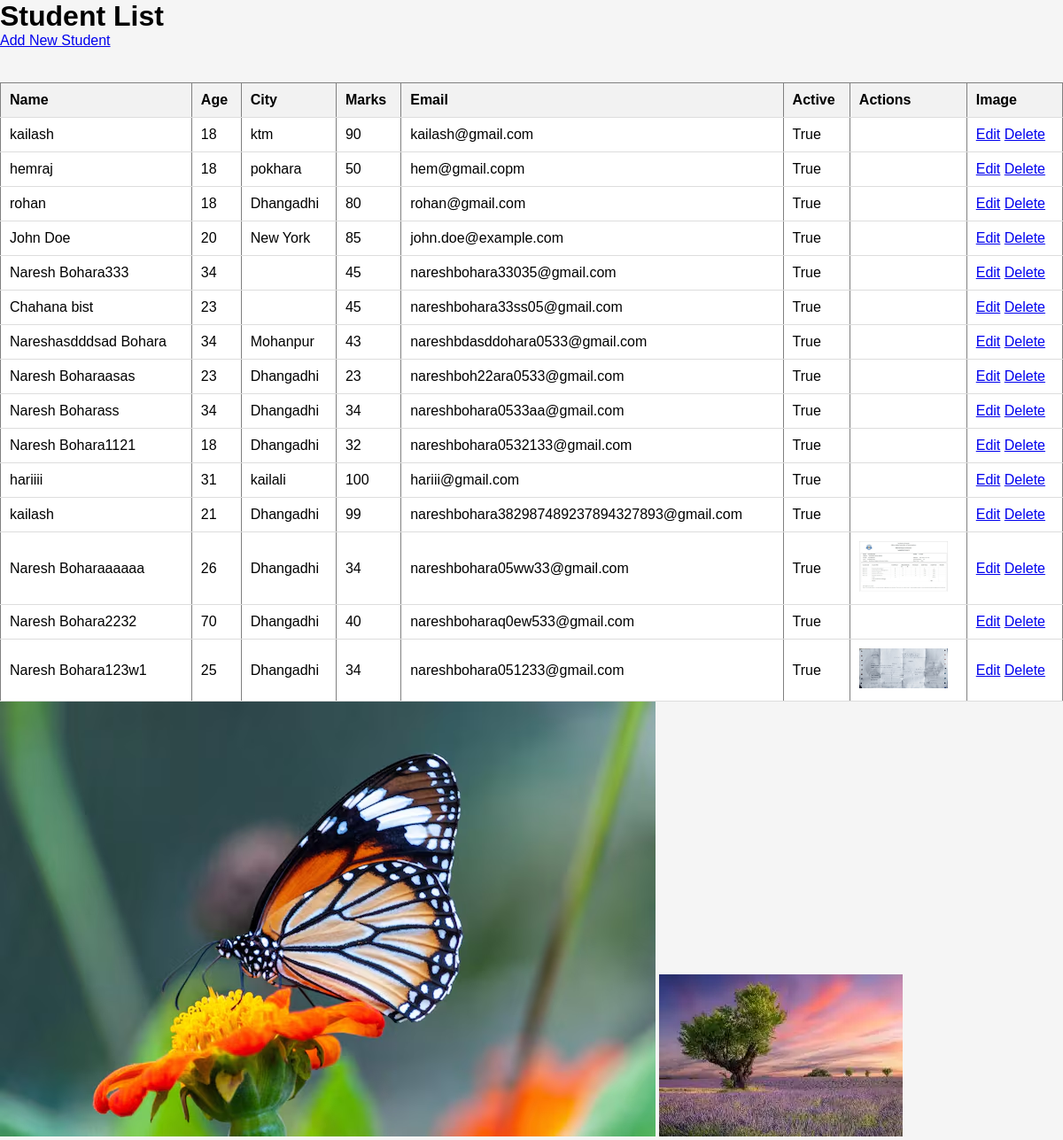
/home/, run on the app's committed database.
### myapp/models.py (models this page shows, shortened)
class Students(models.Model):
    name = models.CharField(max_length=100, null=True, blank=True)
    age = models.IntegerField(default=18)
    city = models.CharField(max_length=100)
    image = models.ImageField(upload_to='students/', null=True, blank=True)
    marks = models.IntegerField()
    email  = models.EmailField(max_length=100, unique=True)
    is_active = models.BooleanField(default=True)

### myapp/views.py (the view)
# urls.py: path('home/', views.home, name="home"),
def home(request):
    students = Students.objects.filter(age__gt=17)
    context = {'students': students}
    return render(request, 'home.html', context)

### templates/home.html (shortened to what this page needs)
{% load static %}
<!DOCTYPE html>
<html lang="en">
<head>
    <link rel="stylesheet" href="{% static 'css/index.css' %}">
</head>
<body>
<h1>Student List</h1>
<a href="http://127.0.0.1:8000/form/">Add New Student</a><br><br>
<table border="1">
    <tr>
        <th>Name</th>
        <th>Age</th>
        <th>City</th>
        <th>Marks</th>
        <th>Email</th>
        <th>Active</th>
        <th>Actions</th>
        <th>Image</th>
    </tr>
    {% for student in students %}
    <tr>
        <td>{{ student.name }}</td>
        <td>{{ student.age }}</td>
        <td>{{ student.city }}</td>
        <td>{{ student.marks }}</td>
        <td>{{ student.email }}</td>
        <td>{{ student.is_active }}</td>
      <td>
          {% if student.image %}
        <img src="{{ student.image.url }}" alt="Student Image" width="100">
        {% endif %}
      </td>
        <td>
            <a href="{% url 'edit_student' student.id %}">Edit</a>
            <a href="{% url 'delete_student' student.id %}">Delete</a>
        </td>
    </tr>
    {% endfor %}
</table>
<img src="{% static 'images/img_3.avif' %}" alt="">
<img src="{% static "images/img_a.webp" %}" alt="">
</body>
</html>

### static/css/index.css (style rules this page uses)
* { margin:0; padding:0; box-sizing:border-box; }
body { font-family: 'Poppins', sans-serif; background-color: #f5f5f5; }
table { width:100%; border-collapse:collapse; margin-top:20px; }
th, td { padding:10px; text-align:left; border-bottom:1px solid #ddd; }
th { background-color:#f2f2f2; }
td { background-color:#fff; }

### data on the page
Students: name "kailash", age "18", city "ktm", marks "90", email "kailash@gmail.com", is_active "True"
Students: name "hemraj", age "18", city "pokhara", marks "50", email "hem@gmail.copm", is_active "True"
Students: name "rohan", age "18", city "Dhangadhi", marks "80", email "rohan@gmail.com", is_active "True"
Students: name "John Doe", age "20", city "New York", marks "85", email "john.doe@example.com", is_active "True"
Students: name "Naresh Bohara333", age "34", marks "45", email "nareshbohara33035@gmail.com", is_active "True"
Students: name "Chahana bist", age "23", marks "45", email "nareshbohara33ss05@gmail.com", is_active "True"
Students: name "Nareshasdddsad Bohara", age "34", city "Mohanpur", marks "43", email "nareshbdasddohara0533@gmail.com", is_active "True"
Students: name "Naresh Boharaasas", age "23", city "Dhangadhi", marks "23", email "nareshboh22ara0533@gmail.com", is_active "True"
Students: name "Naresh Boharass", age "34", city "Dhangadhi", marks "34", email "nareshbohara0533aa@gmail.com", is_active "True"
Students: name "Naresh Bohara1121", age "18", city "Dhangadhi", marks "32", email "nareshbohara0532133@gmail.com", is_active "True"
Students: name "hariiii", age "31", city "kailali", marks "100", email "hariii@gmail.com", is_active "True"
Students: name "kailash", age "21", city "Dhangadhi", marks "99", email "nareshbohara382987489237894327893@gmail.com", is_active "True"
Students: name "Naresh Boharaaaaaa", age "26", city "Dhangadhi", marks "34", email "nareshbohara05ww33@gmail.com", is_active "True", image (picture)
Students: name "Naresh Bohara2232", age "70", city "Dhangadhi", marks "40", email "nareshboharaq0ew533@gmail.com", is_active "True"
Students: name "Naresh Bohara123w1", age "25", city "Dhangadhi", marks "34", email "nareshbohara051233@gmail.com", is_active "True", image (picture)
